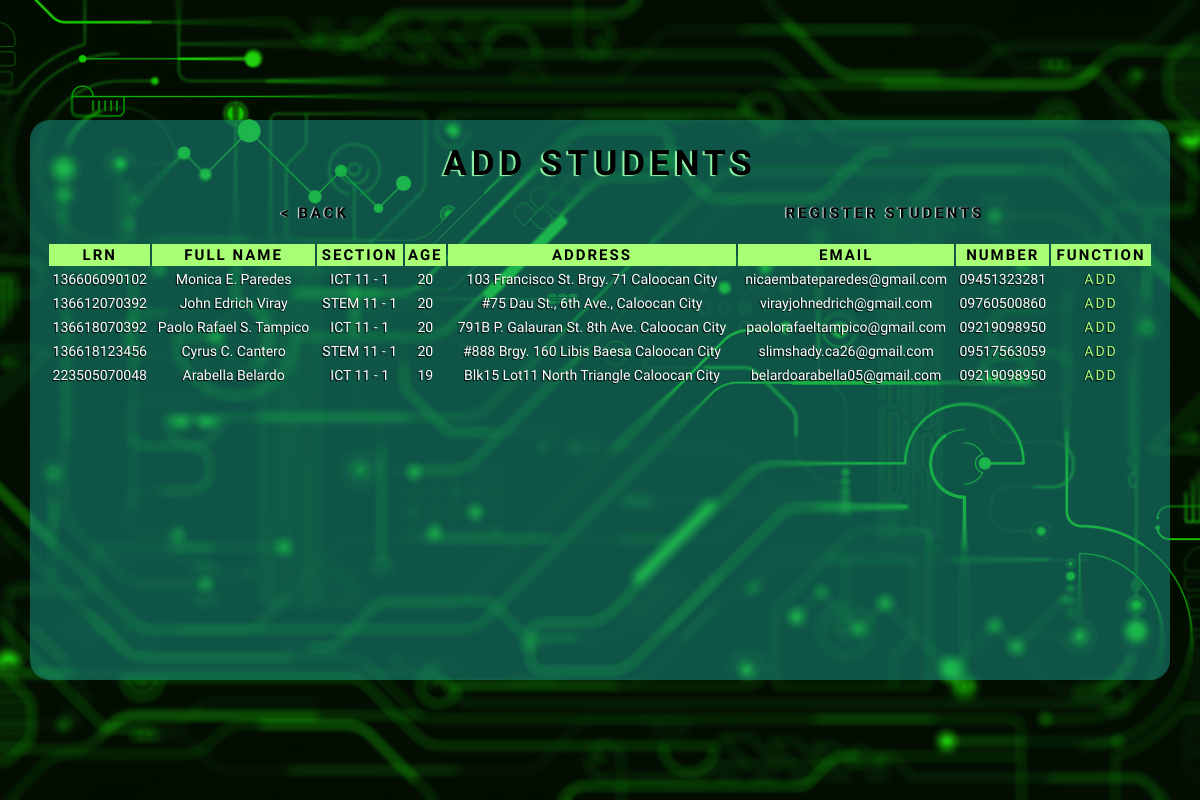
The page /addStudents.php on the database its author committed.
### tables this page shows
CREATE TABLE `students` (
  `lrn` varchar(30) NOT NULL,
  `name` varchar(50) NOT NULL,
  `section` varchar(50) NOT NULL,
  `age` int(5) NOT NULL,
  `address` varchar(100) NOT NULL,
  `email` varchar(50) DEFAULT NULL,
  `contact_number` varchar(15) DEFAULT NULL,
  `timestamp` timestamp NOT NULL DEFAULT current_timestamp()
);

### databaseConnection.php (called while the page is built)
<?php
    function databaseConnection() {
        $dbHost = 'localhost';
        $dbName = 'samsdb';
        $dbUsername = 'root';
        $dbPassword = '';
        $connection = mysqli_connect($dbHost,$dbUsername,$dbPassword,$dbName);
        return $connection;
    }
?>

### addStudents.php (the view, shortened to what this page needs)
<?php
    require_once "databaseConnection.php";
    $studentSelectSql = "SELECT * FROM students";
    $initiateSelectSql = mysqli_query(databaseConnection(), $studentSelectSql);
    $studentRow = mysqli_fetch_assoc($initiateSelectSql);
?>
<!DOCTYPE html>
<html lang="en">
<head>
    <link rel="stylesheet" href="styles/addStudents.css?v=<?php echo time(); ?>">
    <link rel="stylesheet" href="styles/header-footer.css?v=<?php echo time(); ?>">
</head>
<body>
    <div class="studentProfile">
        <div class="profileContainer">
            <h3 class="title">Add Students</h3>
            <div class="navigate">
                <h3 onclick="history.go(-1);">
            < BACK</h3>
                <h3><a href="registerStudents.php">Register Students</a></h3>
            </div>
            <table>
                <tr>
                    <th class="lrn">LRN</th>
                    <th class="name">Full Name</th>
                    <th class="section">Section</th>
                    <th class="age">Age</th>
                    <th class="address">Address</th>
                    <th class="email">Email</th>
                    <th class="number">Number</th>
                    <th class="function">Function</th>
                </tr>
                <?php do { ?>
                    <tr>
                        <td class="lrn"><?php echo $studentRow['lrn']; ?></td>
                        <td class="name"><?php echo $studentRow['name']; ?></td>
                        <td class="section"><?php echo $studentRow['section']; ?></td>
                        <td class="age"><?php echo $studentRow['age']; ?></td>
                        <td class="address"><?php echo $studentRow['address']; ?></td>
                        <td class="email"><?php echo $studentRow['email']; ?></td>
                        <td class="number"><?php echo $studentRow['contact_number']; ?></td>
                        <td class="function">
                            <a href="studentAdded.php?ID=<?php echo $studentRow['lrn']; ?>">Add</a>
                    </tr>
                <?php } while ($studentRow = $initiateSelectSql->fetch_assoc()) ?>
            </table>
        </div>
    </div>
</body>
</html>

### styles/addStudents.css (style rules this page uses)
* { box-sizing: border-box; padding: 0; margin: 0; }
div.studentProfile { font-family: "Tomorrow", sans-serif; width: 100%; height: 100vh; background-image: url("../assets/loginBg02.png"); background-repeat: no-repeat; background-size: cover; background-position: center; display: flex; justify-content: center; align-items: center; }
div.studentProfile div.profileContainer { overflow-x: auto; display: flex; justify-content: start; align-items: center; flex-direction: column; gap: 20px; width: 95%; height: 70%; background-color: rgb(26, 156, 139, 0.5); border-radius: 20px; }
div.studentProfile div h3.title { margin-top: 2%; text-transform: uppercase; font-size: 40px; text-shadow: -2px 1px 1px rgb(148, 252, 171); color: black; letter-spacing: 5px; }
div.studentProfile div div.navigate { display: flex; align-items: center; justify-content: space-around; flex-direction: row; width: 100%; }
div.studentProfile div div.navigate h3 { font-family: "Tomorrow", sans-serif; font-size: 20px; width: 33.3%; text-shadow: -1px 0px 1px white; text-align: center; text-transform: uppercase; letter-spacing: 3px; }
div.studentProfile div div.navigate a { color: black; text-decoration: none; }
div.studentProfile div table { width: 97%; }
div.studentProfile div table tr th { padding: 2px; font-size: 20px; text-transform: uppercase; letter-spacing: 3px; background-color: rgb(168, 255, 118); }
div.studentProfile div table tr td { padding: 3px 0px; text-transform: lowercase; text-shadow: -1px 1px 1px black; color: white; text-align: center; }
div.studentProfile div table tr td.name, div.studentProfile div table tr td.address { text-transform: capitalize; }
div.studentProfile div table tr td.section, div.studentProfile div table tr td.function { text-transform: uppercase; }
div.studentProfile div table tr a { text-decoration: none; color: rgb(168, 255, 118); letter-spacing: 2px; cursor: pointer; }
@media screen and (max-width: 1366px) { div.studentProfile div h3.title { font-size: 35px; } }
@media screen and (max-width: 1366px) { div.studentProfile div table tr th { font-size: 15px; letter-spacing: 2px; } }
@media screen and (max-width: 1366px) { div.studentProfile div table tr td { padding: 3px 0px; font-size: 14px; } }
@media screen and (max-width: 1366px) { div.studentProfile div div.navigate h3 { font-family: "Tomorrow", sans-serif; font-size: 15px; letter-spacing: 3px; } }

### styles/header-footer.css (style rules this page uses)
.title { font-family: "Tomorrow", sans-serif; text-transform: uppercase; letter-spacing: 10px; width: 60%; display: flex; flex-direction: column; align-items: center; justify-content: center; }

### rows shown on the page
students: lrn "136606090102", name "Monica E. Paredes", section "ICT 11 - 1", age "20", address "103 Francisco St. Brgy. 71 Caloocan City", email "nicaembateparedes@gmail.com", contact_number "09451323281"
students: lrn "136612070392", name "John Edrich Viray", section "STEM 11 - 1", age "20", address "#75 Dau St., 6th Ave., Caloocan City", email "virayjohnedrich@gmail.com", contact_number "09760500860"
students: lrn "136618070392", name "Paolo Rafael S. Tampico", section "ICT 11 - 1", age "20", address "791B P. Galauran St. 8th Ave. Caloocan City", email "paolorafaeltampico@gmail.com", contact_number "09219098950"
students: lrn "136618123456", name "Cyrus C. Cantero", section "STEM 11 - 1", age "20", address "#888 Brgy. 160 Libis Baesa Caloocan City", email "slimshady.ca26@gmail.com", contact_number "09517563059"
students: lrn "223505070048", name "Arabella Belardo", section "ICT 11 - 1", age "19", address "Blk15 Lot11 North Triangle Caloocan City", email "belardoarabella05@gmail.com", contact_number "09219098950"
